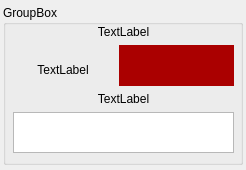
<?xml version="1.0" encoding="UTF-8"?>
<ui version="4.0">
 <class>DetectionSensorForm</class>
 <widget class="QWidget" name="DetectionSensorForm">
  <property name="geometry">
   <rect>
    <x>0</x>
    <y>0</y>
    <width>246</width>
    <height>170</height>
   </rect>
  </property>
  <property name="minimumSize">
   <size>
    <width>246</width>
    <height>170</height>
   </size>
  </property>
  <property name="windowTitle">
   <string>Form</string>
  </property>
  <widget class="QGroupBox" name="groupBox">
   <property name="geometry">
    <rect>
     <x>3</x>
     <y>5</y>
     <width>240</width>
     <height>160</height>
    </rect>
   </property>
   <property name="minimumSize">
    <size>
     <width>240</width>
     <height>160</height>
    </size>
   </property>
   <property name="title">
    <string>GroupBox</string>
   </property>
   <widget class="QWidget" name="formLayoutWidget">
    <property name="geometry">
     <rect>
      <x>10</x>
      <y>20</y>
      <width>221</width>
      <height>131</height>
     </rect>
    </property>
    <layout class="QFormLayout" name="formLayout">
     <property name="bottomMargin">
      <number>3</number>
     </property>
     <item row="1" column="0">
      <widget class="QLabel" name="labelStatus">
       <property name="minimumSize">
        <size>
         <width>100</width>
         <height>50</height>
        </size>
       </property>
       <property name="text">
        <string>TextLabel</string>
       </property>
       <property name="alignment">
        <set>Qt::AlignCenter</set>
       </property>
      </widget>
     </item>
     <item row="1" column="1">
      <widget class="QLabel" name="labelColorStatus">
       <property name="minimumSize">
        <size>
         <width>0</width>
         <height>30</height>
        </size>
       </property>
       <property name="styleSheet">
        <string notr="true">background-color: rgb(170, 0, 0);</string>
       </property>
       <property name="text">
        <string/>
       </property>
       <property name="margin">
        <number>0</number>
       </property>
      </widget>
     </item>
     <item row="3" column="0" colspan="2">
      <widget class="QListView" name="listViewUsedInAction"/>
     </item>
     <item row="2" column="0" colspan="2">
      <widget class="QLabel" name="labelActionList">
       <property name="text">
        <string>TextLabel</string>
       </property>
       <property name="alignment">
        <set>Qt::AlignCenter</set>
       </property>
      </widget>
     </item>
     <item row="0" column="0" colspan="2">
      <widget class="QLabel" name="labelSensorDescription">
       <property name="text">
        <string>TextLabel</string>
       </property>
       <property name="alignment">
        <set>Qt::AlignCenter</set>
       </property>
      </widget>
     </item>
    </layout>
   </widget>
  </widget>
 </widget>
 <resources/>
 <connections/>
</ui>
